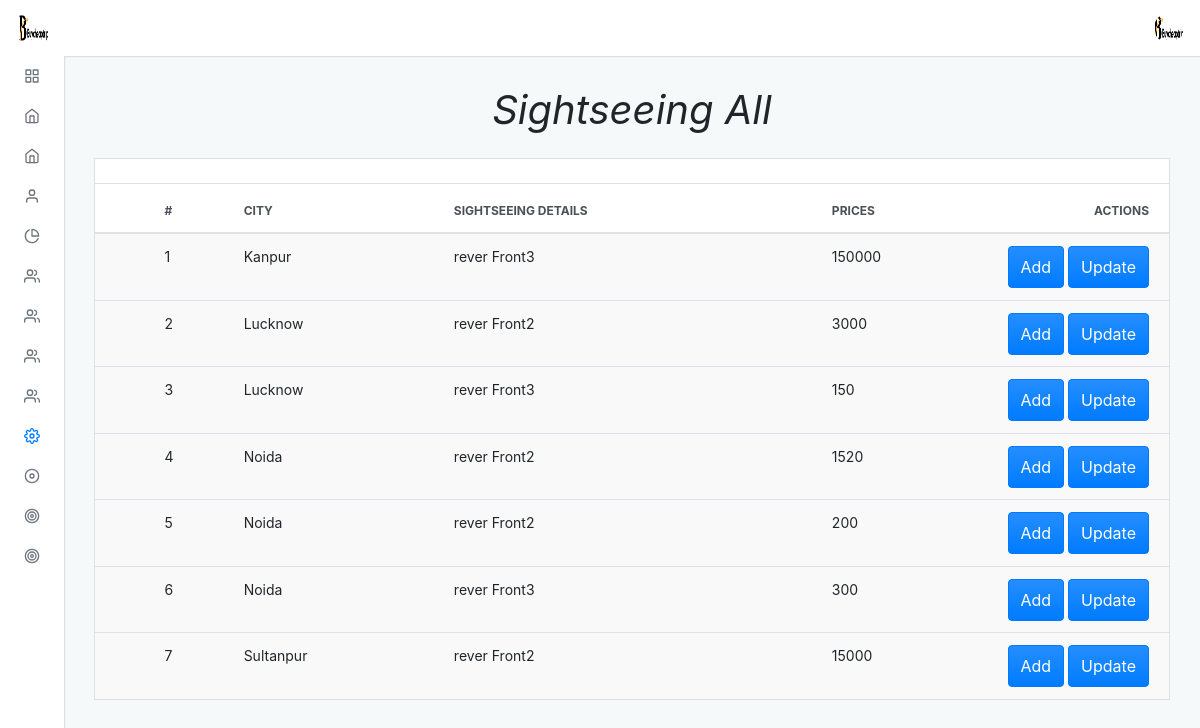
The page /admin/default/sightseeing_all.php (signed in) on the database its author committed.
### tables this page shows
CREATE TABLE `sightseeing` (
  `sight_id` int(11) NOT NULL,
  `sight_name` varchar(150) NOT NULL,
  `prices` double NOT NULL,
  `tsight_id` int(11) NOT NULL
);

CREATE TABLE `cities` (
  `city_id` int(11) NOT NULL,
  `city_name` varchar(100) NOT NULL
);

### admin/default/sightseeing_all.php (the view, shortened to what this page needs)
<?php
include "../../connection.php";
?>
<?php $page = "setting";
include("./incluede/header.php") ?>
<div class="adminx-content">
    <div class="adminx-main-content">
        <div class="container-fluid">
            <div class="pb-3">
                <h1><b><i>Sightseeing All</i></b></h1>
            </div>
            <div class="row">
                <div class="col">
                    <div class="card mb-grid">
                        <div class="card-header d-flex justify-content-between align-items-center">
                        </div>
                        <div class="table-responsive-md">
                            <table class="table table-actions table-striped table-hover mb-0">
                                <thead>
                                    <tr>
                                        <th scope="col">
                                            <label class="custom-control custom-checkbox m-0 p-0">
                                            </label>
                                        </th>
                                        <th scope="col">#</th>
                                        <th scope="col">City</th>
                                        <th scope="col">SightSeeing Details</th>
                                        <th scope="col">Prices</th>
                                        <th scope="col">Actions</th>
                                    </tr>
                                </thead>
                                <tbody>
                                    <?php
                                    $query = "SELECT sightseeing.sight_id, sightseeing.sight_name,sightseeing.prices,sightseeing.tsight_id,cities.city_name
                                    FROM sightseeing
                                    JOIN cities ON sightseeing.tsight_id = cities.city_id
                                    ORDER BY cities.city_name ASC";
                                    $res = mysqli_query($conn, $query);
                                    $a = 1;
                                    while ($row = mysqli_fetch_assoc($res)) {
                                    ?>
                                        <tr>
                                            <th scope="row">
                                                <label class="custom-control custom-checkbox m-0 p-0">
                                                </label>
                                            </th>
                                            <td><?php echo $a ?></td>
                                            <td><?php echo $row['city_name'] ?></td>
                                            <td><?php echo $row['sight_name'] ?></td>
                                            <td><?php echo $row['prices'] ?></td>
                                            <td>
                                                <a href="sightseeing_add"><button type="button" class="btn btn-primary waves-effect waves-light add">Add</button></a>
                                               <a href="sightseeing_update?sight_id=<?php echo $row['sight_id']; ?>"><button type="button" class="btn btn-primary waves-effect waves-light add">Update</button></a>
                                            </td>
                                        <tr>
                                        <?php
                                        ++$a;
                                    }
                                        ?>
                                        <?php include("./incluede/footer.php") ?>

### admin/default/incluede/header.php (shortened to what this page needs)
<!DOCTYPE html>
<html lang="en">
<head>
  <link rel="stylesheet" type="text/css" href="./dist/css/adminx.css" media="screen" />
</head>
<body class=" virat">
  <div class="adminx-container">
    <?php
    $query = "select * from admin_login";
    $result = mysqli_query($conn, $query);
    while ($row = mysqli_fetch_assoc($result)) {
    ?>
      <nav class="navbar navbar-expand justify-content-between fixed-top virat_1">
        <a class="navbar-brand mb-0 h1 d-none d-md-block" href="admin">
          <img src="../upload/<?php echo $row['image']; ?>" class="navbar-brand-image d-inline-block align-top mr-2" class="circle" alt="">
        </a>
        <ul class="navbar-nav d-flex justify-content-end mr-2">
          <li class="nav-item dropdown">
            <a class="nav-link avatar-with-name" id="navbarDropdownMenuLink" data-toggle="dropdown" href="#">
              <img src="../upload/<?php echo $row['image']; ?>" class="d-inline-block align-top" class="rounded" alt="">
            </a>
          </li>
        </ul>
      <?php
    }
      ?>
      </nav>
      <div class="adminx-sidebar expand-hover push">
        <ul class="sidebar-nav">
          <li class="sidebar-nav-item">
            <a href="admin" class="sidebar-nav-link <?php if ($page == 'home') {
                                                      echo 'active';
                                                    } ?>">
              <span class="sidebar-nav-icon">
                <i data-feather="grid"></i>
              </span>
            </a>
          </li>
          <li class="sidebar-nav-item">
            <a class="sidebar-nav-link <?php if ($page == 'thailand') {
                                          echo 'active';
                                        } ?> collapsed" data-toggle="collapse" href="#examplepackage" aria-expanded="false" aria-controls="examplepackage">
              <span class="sidebar-nav-icon">
                <i data-feather="home"></i>
              </span>
            </a>
          </li>
          <li class="sidebar-nav-item">
            <a class="sidebar-nav-link <?php if ($page == 'slider') {
                                          echo 'active';
                                        } ?> collapsed" data-toggle="collapse" href="#example" aria-expanded="false" aria-controls="example">
              <span class="sidebar-nav-icon">
                <i data-feather="home"></i>
              </span>
            </a>
          </li>
          <li class="sidebar-nav-item">
            <a class=" sidebar-nav-link <?php if ($page == 'about') {
                                          echo 'active';
                                        } ?> collapsed" data-toggle="collapse" href="#exampl_a" aria-expanded="false" aria-controls="exampl_a">
              <span class="sidebar-nav-icon">
                <i data-feather="user"></i>
              </span>
            </a>
          </li>
          <li class="sidebar-nav-item">
            <a class=" sidebar-nav-link <?php if ($page == 'our') {
                                          echo 'active';
                                        } ?> collapsed" data-toggle="collapse" href="#examp" aria-expanded="false" aria-controls="examp">
              <span class="sidebar-nav-icon">
                <i data-feather="pie-chart"></i>
              </span>
            </a>
          </li>
          <li class="sidebar-nav-item">
            <a class=" sidebar-nav-link <?php if ($page == 'transport') {
                                          echo 'active';
                                        } ?> collapsed" data-toggle="collapse" href="#exa_team" aria-expanded="false" aria-controls="exa_team">
              <span class="sidebar-nav-icon">
                <i data-feather="users"></i>
              </span>
            </a>
          </li>
          <li class="sidebar-nav-item">
            <a class=" sidebar-nav-link <?php if ($page == 'transport') {
                                          echo 'active';
                                        } ?> collapsed" data-toggle="collapse" href="#exa_team89" aria-expanded="false" aria-controls="exa_team89">
              <span class="sidebar-nav-icon">
                <i data-feather="users"></i>
              </span>
            </a>
          </li>
          <li class="sidebar-nav-item">
            <a class=" sidebar-nav-link <?php if ($page == 'transport') {
                                          echo 'active';
                                        } ?> collapsed" data-toggle="collapse" href="#exa_team99" aria-expanded="false" aria-controls="exa_team99">
              <span class="sidebar-nav-icon">
                <i data-feather="users"></i>
              </span>
            </a>
          </li>
          <li class="sidebar-nav-item">
            <a class=" sidebar-nav-link <?php if ($page == 'users') {
                                          echo 'active';
                                        } ?> collapsed" data-toggle="collapse" href="#exa_team98" aria-expanded="false" aria-controls="exa_team98">
              <span class="sidebar-nav-icon">
                <i data-feather="users"></i>
              </span>
            </a>
          </li>
          <li class="sidebar-nav-item">
            <a class=" sidebar-nav-link <?php if ($page == 'setting') {
                                          echo 'active';
                                        } ?> collapsed" data-toggle="collapse" href="#ex" aria-expanded="false" aria-controls="ex">
              <span class="sidebar-nav-icon">
                <i data-feather="settings"></i>
              </span>
            </a>
            <li class="sidebar-nav-item">
                <a href="../default/users_wallet" class="sidebar-nav-link">
                  <span class="sidebar-nav-abbr">
                    <i data-feather="disc"></i>
                  </span>
                </a>
              </li>
              <li class="sidebar-nav-item">
                <a href="../default/thailand_payment" class="sidebar-nav-link">
                  <span class="sidebar-nav-abbr">
                    <i data-feather="target"></i>
                  </span>
                </a>
              </li>
              <li class="sidebar-nav-item">
                <a href="../default/manage_offer" class="sidebar-nav-link">
                  <span class="sidebar-nav-abbr">
                    <i data-feather="target"></i>
                  </span>
                </a>
              </li>
      </div>

### admin/default/incluede/header.php (style rules this page uses)
.pb-3 { text-align: center; }

### rows shown on the page
sightseeing: cities.city_name "Kanpur", sight_name "rever Front3", prices "150000"
sightseeing: cities.city_name "Lucknow", sight_name "rever Front2", prices "3000"
sightseeing: cities.city_name "Lucknow", sight_name "rever Front3", prices "150"
sightseeing: cities.city_name "Noida", sight_name "rever Front2", prices "1520"
sightseeing: cities.city_name "Noida", sight_name "rever Front2", prices "200"
sightseeing: cities.city_name "Noida", sight_name "rever Front3", prices "300"
sightseeing: cities.city_name "Sultanpur", sight_name "rever Front2", prices "15000"
